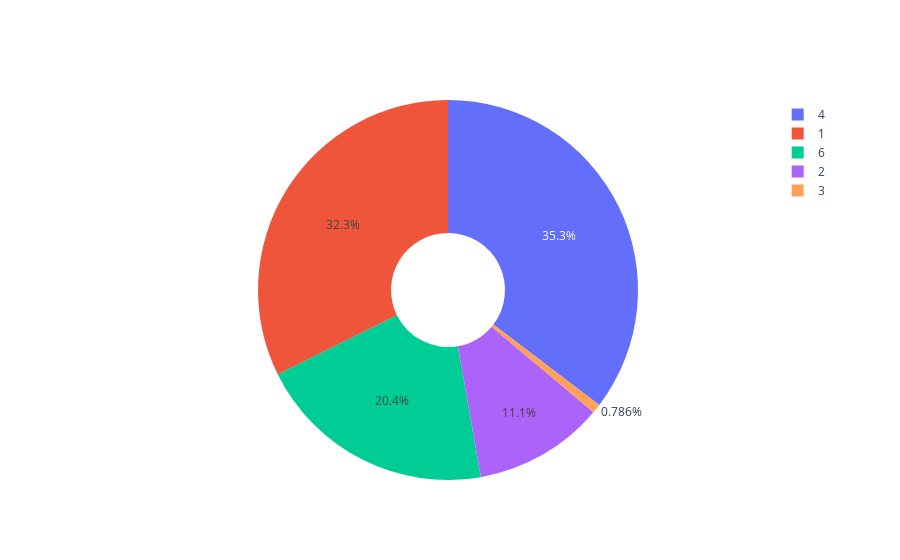

Write notebook code for a chart like this one.
### Code cell
fig.show()

### Figure 1 — Plotly figure (JSON) as saved in the notebook; plotly's stock layout.template omitted (floating-point values rounded to 4 significant figures)
{"data": [{"hole": 0.3, "labels": [1, 2, 3, 4, 6], "type": "pie", "values": [2591, 890, 63, 2832, 1638]}], "layout": {}}
